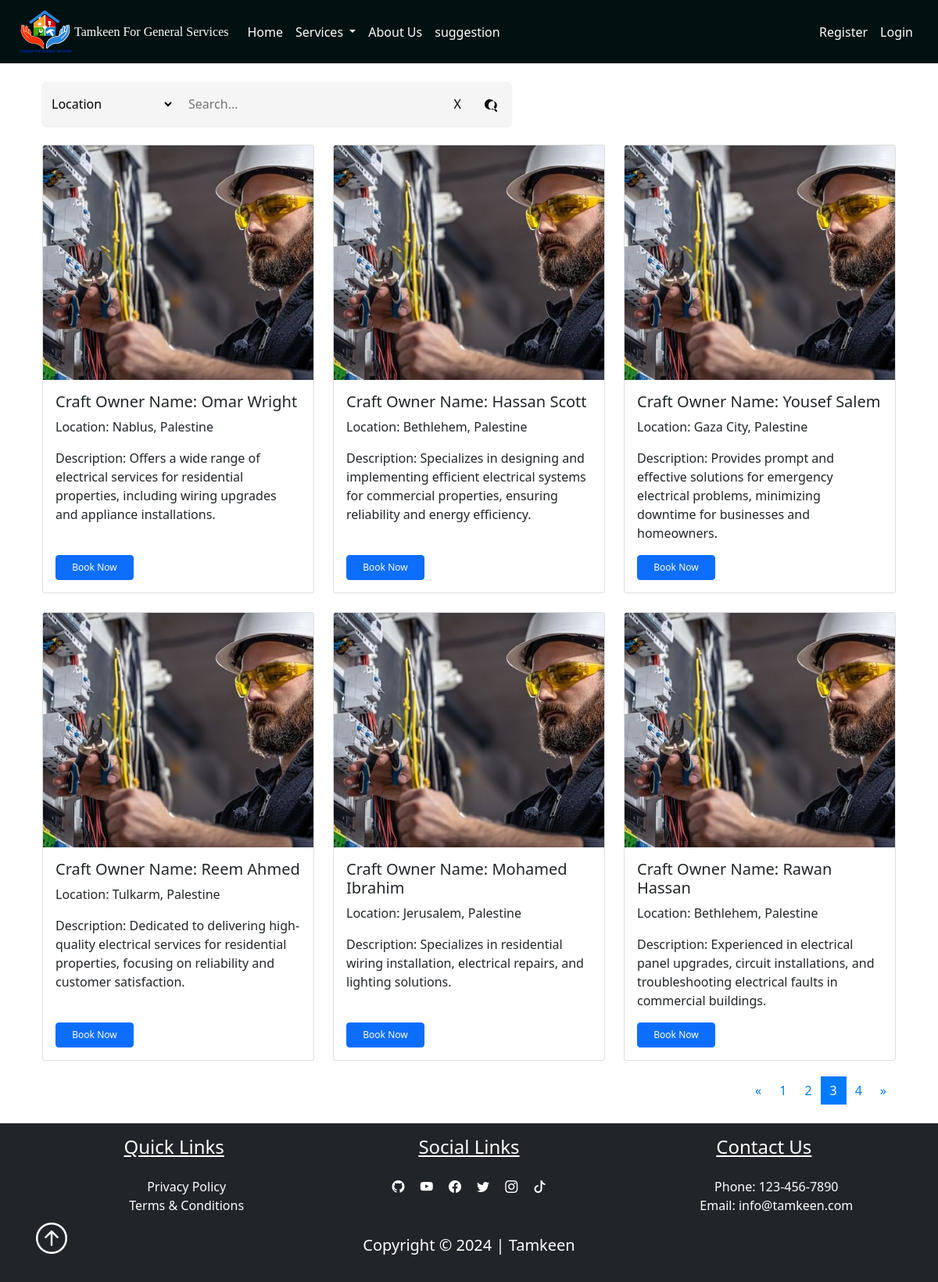
The page /electrical?page=3 on the database as committed earlier.
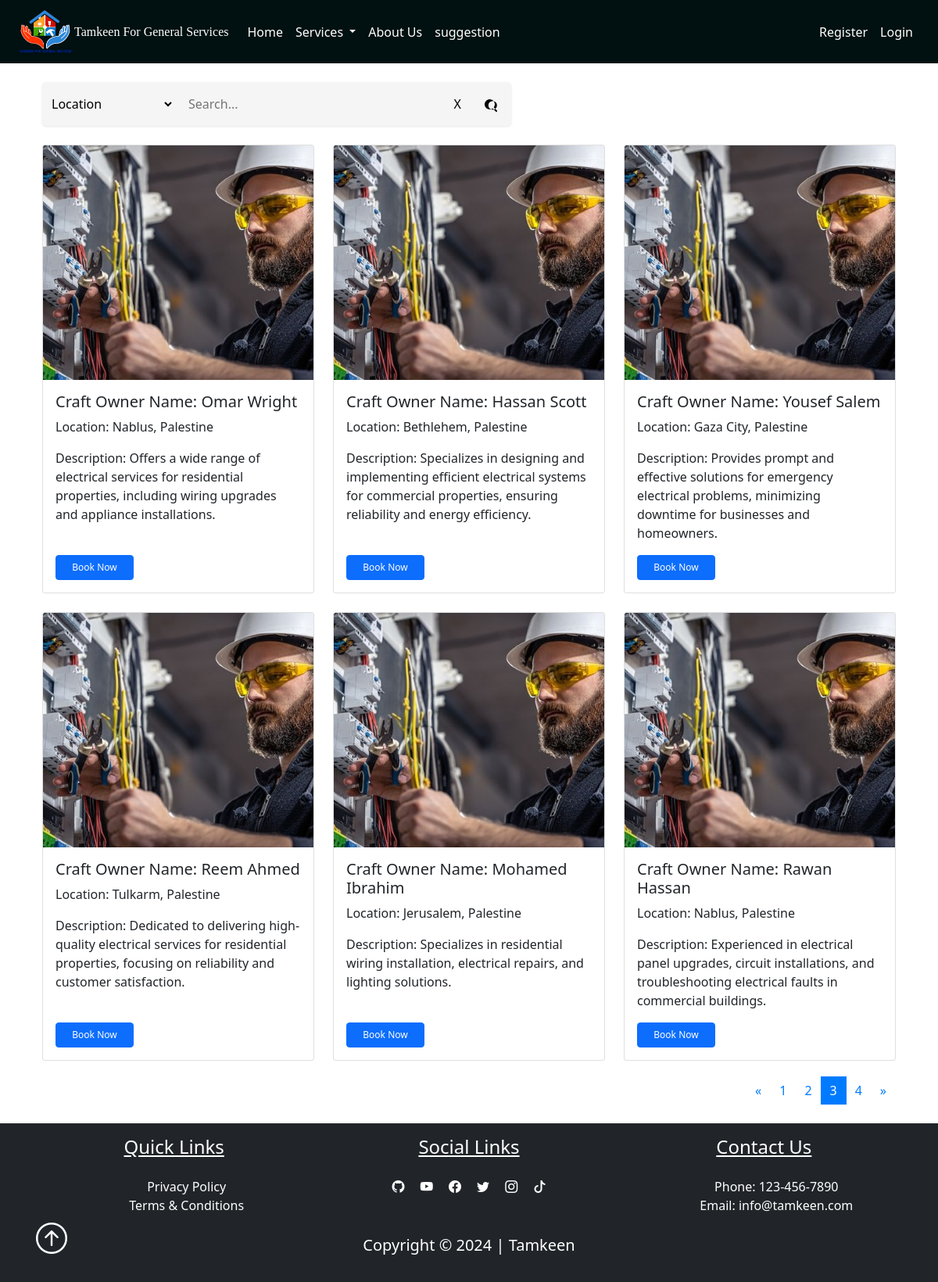
The same page on the database as committed later.
### pythonic/models.py (models this page shows, shortened)
class User(db.Model, UserMixin):
    id = db.Column(db.Integer, primary_key=True)
    username = db.Column(db.String(25), unique=True, nullable=False)
    email = db.Column(db.String(125), unique=True, nullable=False)
    image_file = db.Column(db.String(20), nullable=False, default="prf.jpg")
    password = db.Column(db.String(60), nullable=False)
    address = db.Column(db.String(25), nullable=False)
    contactNumber = db.Column(db.String(10), nullable=False)
    user_type = db.Column(db.String(20), nullable=False)
    service_type = db.Column(db.String(20), nullable=True)
    description = db.Column(db.Text, nullable=True)
    service_id = db.Column(db.Integer, db.ForeignKey("service.id"), nullable=True)
    availability = db.relationship('Availability', uselist=False, backref='owner', lazy=True)
    works = db.relationship("Work", backref="maker", lazy=True)
    ratings = db.relationship('Rating', foreign_keys='Rating.craft_owner_id', backref='craft_owner', lazy=True)
    average_rating = db.Column(db.Float, nullable=True)

### pythonic/routes.py (the view)
@app.route('/electrical')
def electrical():
    page = request.args.get('page', 1, type=int)
    per_page = 6
    users, total_users, total_pages = get_electrical_users_from_database(page, per_page)
    next_url = url_for('electrical', page=page + 1) if page < total_pages else None
    prev_url = url_for('electrical', page=page - 1) if page > 1 else None
    pages = range(1, total_pages + 1)
    return render_template('electrical.html', electrical_users=users, next_url=next_url, prev_url=prev_url, pages=pages, current_page=page)

### instance/helper.py (called while the page is built)
def get_electrical_users_from_database(page, per_page):
    electrical_pagination = User.query.filter_by(service_type='electrical').paginate(page=page, per_page=per_page, error_out=False)
    total_users = electrical_pagination.total
    total_pages = electrical_pagination.pages
    return electrical_pagination.items, total_users, total_pages

### pythonic/templates/electrical.html (shortened to what this page needs)
<!DOCTYPE html>
<html lang="en">
<head>
    <link href="{{ url_for('static', filename='css/bootstrap.min.css') }}" rel="stylesheet">
</head>
<body>
    {% extends "layout.html" %}
    {% block content %}
    <br>
    <div class="container">
        <div class="search-container">
            <select id="filterSelect">
                <option value="location">Location</option>
            </select>
            <input type="text" id="searchInput" placeholder="Search...">
            <button id="clearButton">X</button>
            <button id="searchButton">
            </button>
        </div>
        <br>
        <div class="row row-cols-1 row-cols-md-3 g-4" id="cardContainer">
            {% for user in electrical_users %}
            <div class="col">
                <div class="card solution_card" data-location="{{ user.address }}" data-craftowner="{{ user.username }}">
                    <img src="{{ url_for('static', filename=user.image_file) }}" class="card-img-top" alt="electrical image">
                    <div class="card-body">
                        <h5 class="card-title">Craft Owner Name: {{ user.username }}</h5>
                        <p class="card-text">Location: {{ user.address }}</p>
                        <p class="card-text">Description: {{ user.description }}</p>
                        <a href="/appointments?craft_owner={{ user.username }}&service_type={{ user.service_type }}" class="btn btn-primary" style="font-size: 12px; width: 100px;">Book Now</a>
                    </div>
                </div>
            </div>
            {% endfor %}
        </div>
        <div class="pagination-container">
            <nav aria-label="Page navigation">
                <ul class="pagination">
                    {% if prev_url %}
                    <li class="page-item">
                        <a class="page-link" href="{{ prev_url }}" aria-label="Previous">
                            <span aria-hidden="true">&laquo;</span>
                        </a>
                    </li>
                    {% endif %}
                    {% for page in pages %}
                    <li class="page-item {% if page == current_page %}active{% endif %}">
                        <a class="page-link" href="{{ url_for('electrical', page=page) }}">{{ page }}</a>
                    </li>
                    {% endfor %}
                    {% if next_url %}
                    <li class="page-item">
                        <a class="page-link" href="{{ next_url }}" aria-label="Next">
                            <span aria-hidden="true">&raquo;</span>
                        </a>
                    </li>
                    {% endif %}
                </ul>
            </nav>
        </div>
      </div>
      <br>
    {% endblock %}

Rows that differ between the two databases and show on the page:
changed User "Rawan Hassan": address "Bethlehem, Palestine" → "Nablus, Palestine"
